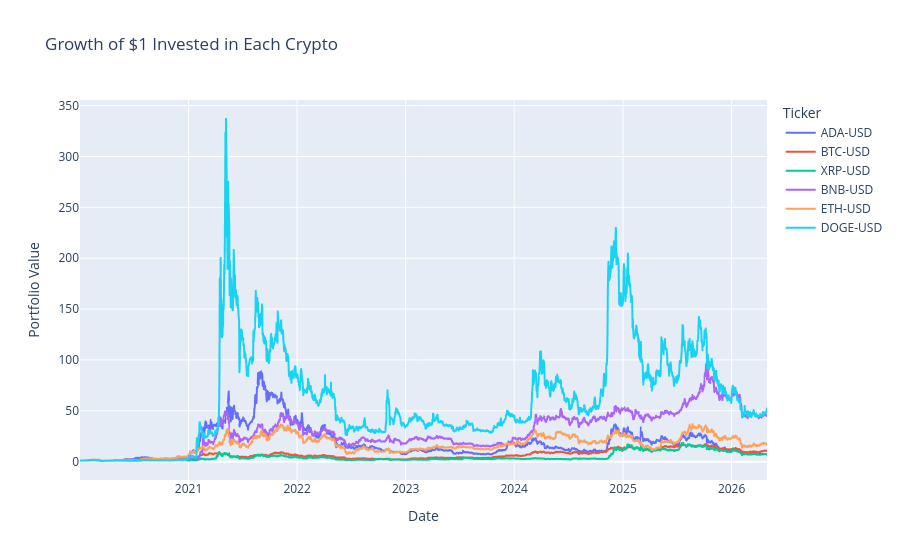

Here is the notebook cell this chart was saved with:
### Markdown cell above
## 16. Cumulative Return: If We Invested $1

### Request
Calculate how much $1 invested at the beginning would become over time.

### Short explanation
Cumulative return shows long-term investment growth including daily compounding.

$$(1+r_1)(1+r_2) \cdots (1+r_n)$$

### Code cell
cumulative_growth = (1 + returns).cumprod()

fig = px.line(
    cumulative_growth,
    x=cumulative_growth.index,
    y=cumulative_growth.columns,
    title="Growth of $1 Invested in Each Crypto",
    labels={"value": "Portfolio Value", "Date": "Date", "variable": "Crypto"}
)
fig.show()

### Figure 1 — Plotly figure (JSON) as saved in the notebook; plotly's stock layout.template omitted (floating-point values rounded to 4 significant figures; data arrays with more than 128 entries replaced by an {"elided": "..."} marker saying what was removed)
{"data": [{"hovertemplate": "Ticker=ADA-USD<br>Date=%{x}<br>Portfolio Value=%{y}<extra></extra>", "legendgroup": "ADA-USD", "line": {"color": "#636efa", "dash": "solid"}, "marker": {"symbol": "circle"}, "mode": "lines", "name": "ADA-USD", "showlegend": true, "x": {"elided": "2311 str values"}, "xaxis": "x", "y": {"elided": "2311 float values"}, "yaxis": "y", "type": "scattergl"}, {"hovertemplate": "Ticker=BTC-USD<br>Date=%{x}<br>Portfolio Value=%{y}<extra></extra>", "legendgroup": "BTC-USD", "line": {"color": "#EF553B", "dash": "solid"}, "marker": {"symbol": "circle"}, "mode": "lines", "name": "BTC-USD", "showlegend": true, "x": {"elided": "2311 str values"}, "xaxis": "x", "y": {"elided": "2311 float values"}, "yaxis": "y", "type": "scattergl"}, {"hovertemplate": "Ticker=XRP-USD<br>Date=%{x}<br>Portfolio Value=%{y}<extra></extra>", "legendgroup": "XRP-USD", "line": {"color": "#00cc96", "dash": "solid"}, "marker": {"symbol": "circle"}, "mode": "lines", "name": "XRP-USD", "showlegend": true, "x": {"elided": "2311 str values"}, "xaxis": "x", "y": {"elided": "2311 float values"}, "yaxis": "y", "type": "scattergl"}, {"hovertemplate": "Ticker=BNB-USD<br>Date=%{x}<br>Portfolio Value=%{y}<extra></extra>", "legendgroup": "BNB-USD", "line": {"color": "#ab63fa", "dash": "solid"}, "marker": {"symbol": "circle"}, "mode": "lines", "name": "BNB-USD", "showlegend": true, "x": {"elided": "2311 str values"}, "xaxis": "x", "y": {"elided": "2311 float values"}, "yaxis": "y", "type": "scattergl"}, {"hovertemplate": "Ticker=ETH-USD<br>Date=%{x}<br>Portfolio Value=%{y}<extra></extra>", "legendgroup": "ETH-USD", "line": {"color": "#FFA15A", "dash": "solid"}, "marker": {"symbol": "circle"}, "mode": "lines", "name": "ETH-USD", "showlegend": true, "x": {"elided": "2311 str values"}, "xaxis": "x", "y": {"elided": "2311 float values"}, "yaxis": "y", "type": "scattergl"}, {"hovertemplate": "Ticker=DOGE-USD<br>Date=%{x}<br>Portfolio Value=%{y}<extra></extra>", "legendgroup": "DOGE-USD", "line": {"color": "#19d3f3", "dash": "solid"}, "marker": {"symbol": "circle"}, "mode": "lines", "name": "DOGE-USD", "showlegend": true, "x": {"elided": "2311 str values"}, "xaxis": "x", "y": {"elided": "2311 float values"}, "yaxis": "y", "type": "scattergl"}], "layout": {"xaxis": {"anchor": "y", "domain": [0.0, 1.0], "title": {"text": "Date"}}, "yaxis": {"anchor": "x", "domain": [0.0, 1.0], "title": {"text": "Portfolio Value"}}, "legend": {"title": {"text": "Ticker"}, "tracegroupgap": 0}, "title": {"text": "Growth of $1 Invested in Each Crypto"}}}
